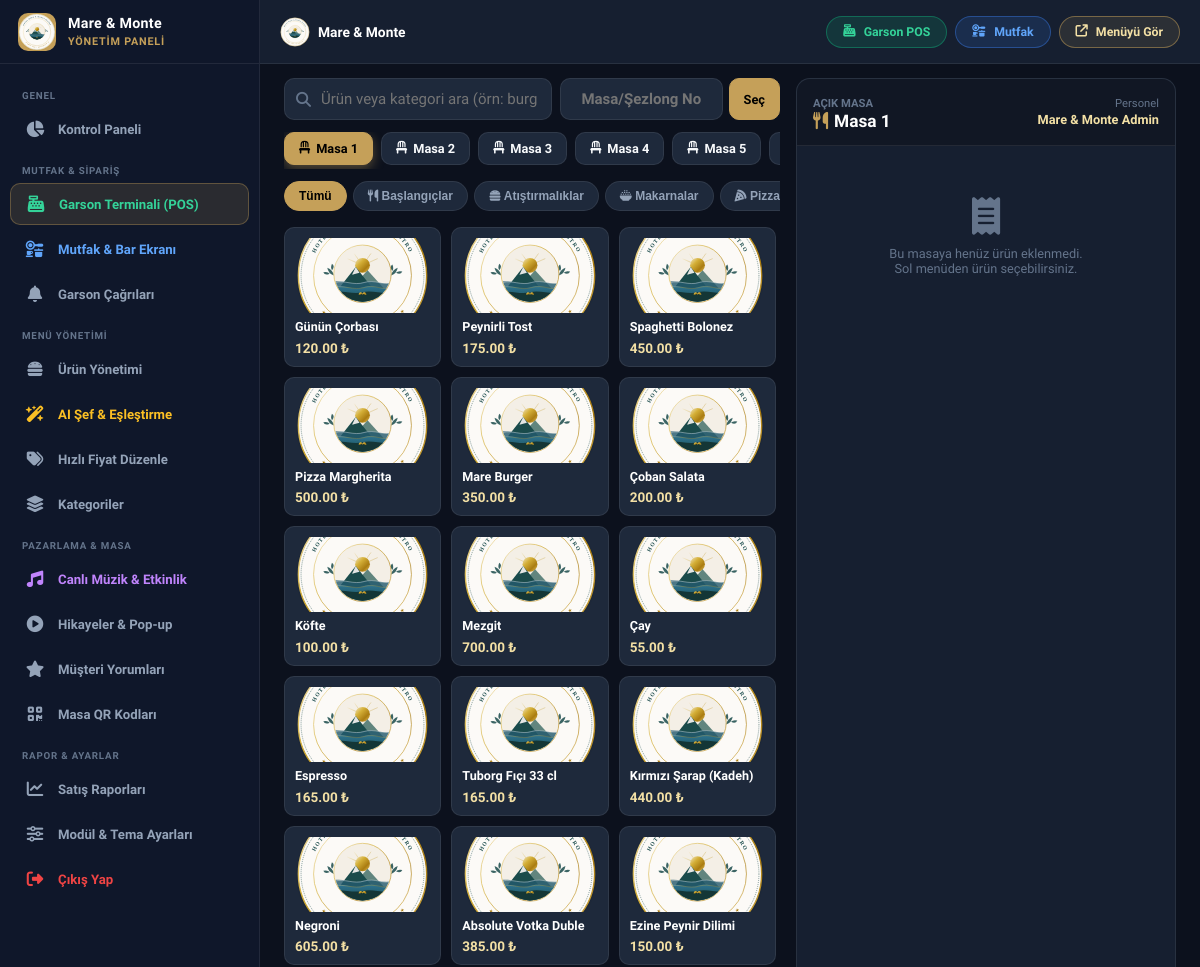
The app's page /admin/pos.php (signed in, upper part), older data.
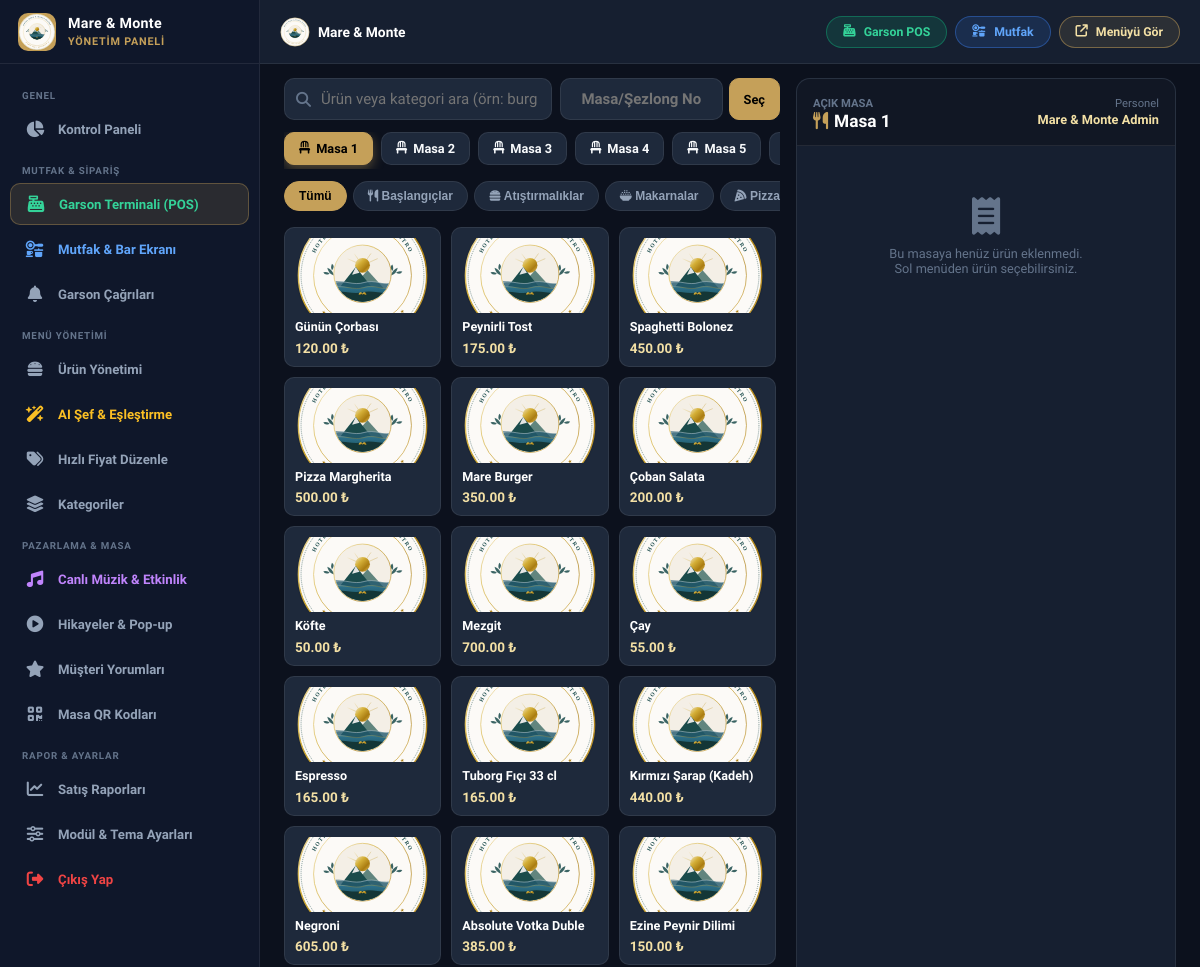
The same page, newer data.
### tables this page shows
CREATE TABLE products (
        id INTEGER PRIMARY KEY AUTOINCREMENT,
        category_id INT NOT NULL,
        name VARCHAR(200) NOT NULL,
        description TEXT,
        name_en VARCHAR(200) DEFAULT '',
        desc_en TEXT,
        name_ar VARCHAR(200) DEFAULT '',
        desc_ar TEXT,
        name_ru VARCHAR(200) DEFAULT '',
        desc_ru TEXT,
        name_de VARCHAR(200) DEFAULT '',
        desc_de TEXT,
        price DECIMAL(10,2) NOT NULL DEFAULT 0.00,
        old_price DECIMAL(10,2) DEFAULT NULL,
        image VARCHAR(255) DEFAULT '',
        badge VARCHAR(50) DEFAULT '',
        calories INT DEFAULT 0,
        prep_time INT DEFAULT 15,
        allergens VARCHAR(255) DEFAULT '',
        is_available INT DEFAULT 1,
        is_featured INT DEFAULT 0,
        sort_order INT DEFAULT 0,
        view_count INT DEFAULT 0,
        created_at DATETIME DEFAULT CURRENT_TIMESTAMP
    , pairing_suggestion TEXT DEFAULT '');

### admin/pos.php (the view, shortened to what the changed rows need)
<?php
require_once __DIR__ . '/header.php';
$products = $pdo->query("SELECT p.*, c.name as category_name, c.slug as category_slug FROM products p LEFT JOIN categories c ON p.category_id = c.id WHERE p.is_available = 1 ORDER BY p.sort_order ASC, p.id ASC")->fetchAll();
$optionsByProduct = [];
?>
<div class="pos-container">
    <div class="pos-left">
        <div class="pos-products-scroll" id="posProductsGrid">
            <?php foreach ($products as $p):
                $opts = $optionsByProduct[$p['id']] ?? [];
            ?>
                <div class="pos-prod-card"
                     data-id="<?php echo $p['id']; ?>"
                     data-cat="<?php echo $p['category_id']; ?>"
                     data-name="<?php echo htmlspecialchars($p['name']); ?>"
                     data-price="<?php echo $p['price']; ?>"
                     data-options='<?php echo json_encode($opts, JSON_UNESCAPED_UNICODE); ?>'
                     onclick="handleProductClick(<?php echo htmlspecialchars(json_encode($p)); ?>, <?php echo htmlspecialchars(json_encode($opts)); ?>)">
                    <?php if (!empty($p['image'])): ?>
                        <img src="<?php echo htmlspecialchars($p['image']); ?>" alt="" class="pos-prod-img" loading="lazy" onerror="this.src='../assets/images/maremonte_logo.svg'">
                    <?php endif; ?>
                    <div>
                        <div class="pos-prod-name"><?php echo htmlspecialchars($p['name']); ?></div>
                    </div>
                    <div class="pos-prod-price"><?php echo number_format($p['price'], 2); ?> ₺</div>
                </div>
            <?php endforeach; ?>
        </div>
    </div>
</div>
<?php require_once __DIR__ . '/footer.php'; ?>

Row changes from the older to the newer data that the page shows:
changed products "Köfte": price "100.00" → "50.00"
